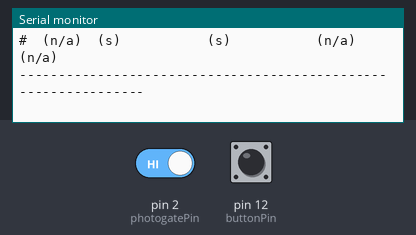
Bench run of a sketch on a simulated Arduino Uno, built for the host (arithmetic inside an expression is 32-bit, double 64-bit). Shown: the last lines printed to the serial monitor. The inputs (shaded band) are chosen by the test bench; at power-on: pin 2 (photogatePin) HIGH, pin 12 (buttonPin) HIGH.

Above: at 12.3 s.
12.4 s: pin 2 (photogatePin) driven LOW
At 13.6 s:
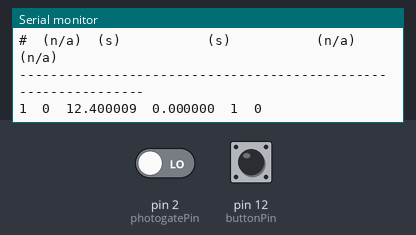
13.9 s: pin 12 (buttonPin) pulled LOW for 0.15 s
At 14.04 s:
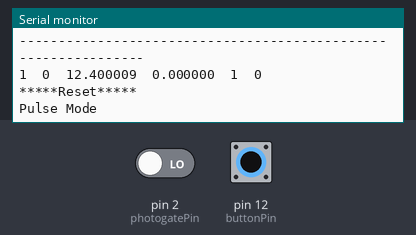
15.5 s: pin 12 (buttonPin) pulled LOW for 1 s
At 16.0 s:
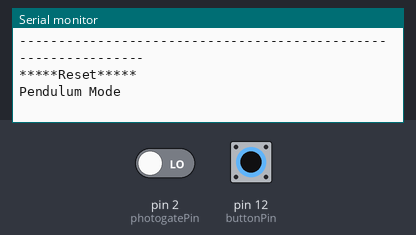
18.0 s: pin 12 (buttonPin) pulled LOW for 0.15 s
At 18.14 s:
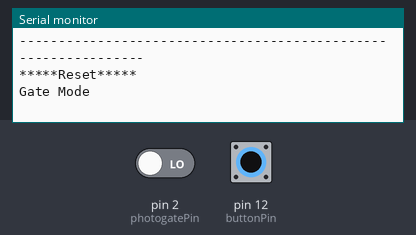
19.6 s: pin 2 (photogatePin) driven HIGH
At 20.3 s:
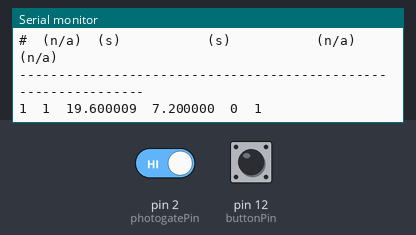

Measured:
- after the input at 12.4 s, the serial monitor: prints a new line at once (image 1)
- after the input at 13.9 s, the serial monitor: prints a new line at once (image 2)
- after the input at 15.5 s, the serial monitor: prints a new line at once (image 3)
- after the input at 18.0 s, the serial monitor: prints a new line at once (image 4)
- after the input at 19.6 s, the serial monitor: prints a new line at once (image 5)

The sketch:

VernierPhotogateTimer.ino
```cpp
/*
 VernierPhotogateTimmer (v 2013.12.09)
 Monitors a Vernier Photogate connected to BTD connector.

 This sketch lists the time in microseconds since the program started running.

 To ensure the greatest accuracy, this code is written using interrupts.
 For more information about using interrupts, see:
 http://playground.arduino.cc/Code/Interrupts

 For more details around using Arduino with Vernier see
 www.vernier.com/arduino.

 Modified by: B. Huang, SparkFun Electronics
 December 9, 2013

 This version incorporates a "circular" buffer of 150 elements and stores all events
 (blocking and unblocking) of the photogate to an precision of 1 us. In addition,
 the data is streamed to the Serial buffer and can be captured, copied, exported,
 and analyzed in your favorite analysis tool -- Graphical Analysis, LoggerPro, Excel,
 Google Sheets, Matlab, etc...

 */
#include <SoftwareSerial.h>

#define bufferSize 150  // Sets the size of the circular buffer for storing interrupt data events. Increasing this may cause erratic behavior of the code.
#define DELIM '\t'   // this is the data delimitter. Default setting is a tab character ("\t")

const int baudRate = 9600;  // Baud rate for serial communications. Increase this for high data rate applications (i.e. smart pulley)

unsigned int refreshRate = 250;  // sets # of milliseconds between refreshes of LED Display

const int buttonPin = 12;   // default buttonPin on Vernier Shield
const int s7segPin = 13;    // re-purposed pin 13 to tie to the Serial 7 Segment
const int photogatePin = 2; // default pin if plugged into Digital 1 on SparkFun Vernier Shield

/* The following variables are all used and modified by the code. These should not be changed or re-named. */
int mode = 1; // sets the default mode of operation
// Mode 1 -- Gate, Mode 2 -- Pulse, Mode 3 -- Pendulum

int lastState;
int currTimeDigits;
unsigned long currTime;
unsigned int displayIndex; // the current item that has been displayed to the Serial Monitor from the data buffer.
unsigned int count;  // tracks the total # of data entries

SoftwareSerial s7s1(0, s7segPin);  // sets up Software Serial to interface to Seven Segment Display

char tempString[4];   // String buffer to store for sending to the serial 7 segment display
unsigned long timeRef = 0;  // timeRef for use with refreshRate of the Serial 7 segment display

/* These variables are all accessed and modified by the interrupt handler "PhotogateEvent"
Variables used by the Interrupt handler must be defined as volatile. */
volatile int photogate = HIGH;
volatile int start = 0;  // 1 == start, 0 == stop
volatile unsigned int numBlocks;
volatile unsigned long startTime;  //Time in us
volatile unsigned long stopTime;  //Time in us
volatile byte dataIndex;
volatile byte displayCount;  // stores the number of items in data Buffer to be displayed
volatile byte state[bufferSize];
volatile unsigned long time_us[bufferSize]; // Time in us

void setup()
{
  s7s1.begin(9600);

  attachInterrupt(0, photogateEvent, CHANGE); // photogate_event
  pinMode(12, INPUT_PULLUP);

  clearDisplay();
  Serial.begin(9600);           // set up Serial library at 9600 bps

  timeRef = micros();
  displayStartUpMenu();
  clearDisplay();
  delay(10);

  while((Serial.available() == 0) &&  ((micros() - timeRef) < 10E6) && (digitalRead(buttonPin) == HIGH))  // defaults out to mode = 1 after 10 seconds
  {
    sprintf(tempString, "%4d", (micros() - timeRef)/1000);
    s7sprint(tempString);
  }; // hold and wait until data is available.

  int userInput = Serial.parseInt();
  Serial.println();

  if ( (userInput >= 1) || (userInput <= 3))
    mode = userInput;
  else
    mode = 1;
  Serial.print("Starting up... ");

  clearDisplay();
  switch (mode)
  {
  case 1:
    Serial.println("Gate Mode");
    s7s1.print("Gate");
    break;
  case 2:
    Serial.println("Pulse Mode");
    s7s1.print("Puls");
    break;
  case 3:
    Serial.println("Pendulum Mode");
    s7s1.print("Pend");
    break;
  default:
    Serial.println("Gate Mode*");
    s7s1.print("Gate");
    mode = 1;
    break;
  } // end switch mode

  displayHeader();

};// end of setup

void loop ()
{
  // check for button press to change modes
  if (digitalRead(12) == LOW)
  {
    mode++;
    resetCount();

    if (mode > 3) mode = 1;
    clearDisplay();
    switch (mode)
    {
    case 1:
      Serial.println("Gate Mode");
      s7s1.print("Gate");
      break;
    case 2:
      Serial.println("Pulse Mode");
      s7s1.print("Puls");
      break;
    case 3:
      Serial.println("Pendulum Mode");
      s7s1.print("Pend");
      break;
    }
    while((digitalRead(buttonPin) == LOW)); // hold until button is released
    delay(10); // for de-bouncing
    displayHeader();
  } // if button is pressed

  if ((micros() - timeRef) >= refreshRate*1000) // for refreshing serial 7 segment
  {
    timeRef = micros();

    if (start == 1)
    {
      currTime = (micros() - startTime) / 1000;
      currTimeDigits = log10(currTime);
      sprintf(tempString, "%4lu", currTime);

      for(int x = 0; x <  3 - currTimeDigits; x++)  // zero padding
      {
        tempString[x] = '0';
      }

      s7sprint(tempString);
      lastState = 1;
    }
    else // if (state == 1)
    {
      if (lastState == 1)
      {
        currTimeDigits = log10(stopTime - startTime) - 3; // because we're using micros, - 3 is the same as dividing by 1000
        sprintf(tempString, "%4lu", (stopTime - startTime)/1000);

        for(int x = 0; x <  3 - currTimeDigits; x++)  // zero padding
        {
          tempString[x] = '0';
        }
        clearDisplay();
        s7sprint(tempString);
      }
      lastState = 0;
    }
  } //   if ((millis() - timeRef) >= refreshRate) // for refreshing serial 7 segment

  uint8_t oldSREG = SREG;
  cli();

  if (displayCount > 0)  // only display to Serial monitor if an interrupt has added data to the data buffer.
  {
    count++;

    Serial.print(count);
    Serial.print(DELIM); //tab character
    Serial.print(state[displayIndex]);
    Serial.print(DELIM); //tab character
    Serial.print(time_us[displayIndex] / 1E6, 6);  // at least 6 sig figs

    Serial.print(DELIM);
    Serial.print((time_us[displayIndex] - startTime) / 1E6, 6);
    Serial.print(DELIM);
    Serial.print(startTime == time_us[displayIndex]);

    Serial.print(DELIM);
    Serial.print(time_us[displayIndex] == stopTime);

    Serial.println();

    displayIndex++;
    if(displayIndex >= bufferSize)
    {
      displayIndex = 0;
    }
    displayCount--; // deduct one
  }
  SREG = oldSREG;
  sei();

} // end of loop

void resetCount()
{
  dataIndex = 0;
  displayIndex = 0;
  count = 0;
  numBlocks = 0;
  start = 0;
  Serial.println();
  Serial.println("*****Reset*****");
  Serial.println();

}

/*************************************************
 * photogateEvent()
 *
 * Interrupt service routine. Handles capturing
 * the time and saving this to memory when the
 * photogate issues an interrupt on pin 2.
 *
 * As it is currently written, the photogate
 * will only work on Digital Port 1.
 *************************************************/
void photogateEvent()
{
  time_us[dataIndex] = micros();

  photogate = digitalRead(photogatePin);
  state[dataIndex] = photogate;

  displayCount++;  // add one to "to be displayed" buffer

  if(photogate == LOW)                                  // trigger only when gate is blocked
  {
    numBlocks++;
    if (start == 0) // if first event -- start timer

    {
      startTime = time_us[dataIndex];
      start = 1;    // sets start flag to TRUE
    }

    else if (mode == 2)  // Pulse Mode
    {
      stopTime = time_us[dataIndex];
      start = 0;
    }
    else if ((mode == 3) && ((numBlocks % 3) == 0))     // Pedulum Mode
    {
      stopTime = time_us[dataIndex];
      start = 0;
    }
  } // if(photogate == LOW)

  else
  {
    if (mode == 1) // gate mode
    {
      stopTime = time_us[dataIndex];
      start = 0;  // reset
    }
  }

  dataIndex++;
  if(dataIndex >= bufferSize)
  {
    dataIndex = 0;
  }

}

/*************************************************
 * displayHeader()
 *
 * Presents the data header to Serial Monitor
 * This data is tab delimitted and can be copied
 * and pasted directly into Excel or spreadsheet
 * / graphing program.
 *************************************************/
void displayHeader()
{
  Serial.println("Vernier Format 2");
  Serial.println();
  Serial.print("Event");
  Serial.print(DELIM);
  Serial.print("Blocked");
  Serial.print(DELIM);
  Serial.print("Time       ");
  Serial.print(DELIM);
  Serial.print("dTime      ");
  Serial.print(DELIM);
  Serial.print("Start?");
  Serial.print(DELIM);
  Serial.print("Stop?");
  Serial.println();

// Units
  Serial.print("#");
  Serial.print(DELIM);
  Serial.print("(n/a)");
  Serial.print(DELIM);
  Serial.print("(s)         ");
  Serial.print(DELIM);
  Serial.print("(s)         ");
  Serial.print(DELIM);
  Serial.print("(n/a)");
  Serial.print(DELIM);
  Serial.print("(n/a)");
  Serial.println();


  Serial.println("---------------------------------------------------------------");
}

void displayStartUpMenu()
{
  Serial.println("Vernier Photogate Timer");
  Serial.println("");
  Serial.println("Connect the RX pin of any SparkFun Serial 7 Segment");
  Serial.println("LED Display to pin 12.");
  Serial.println("");
  Serial.println("The display will show the time elapsed for the photogate.");

  Serial.println("Select the operating mode: ");
  Serial.println("1) Gate mode");
  // Gate timing begins when the photogate is first blocked. The timing will continue until the gate is unblocked.
  Serial.println("2) Pulse mode");
  // Pulse timing begins when the photogate is first blocked. The timing will continue until the gate is blocked again.
  Serial.println("3) Pendulum mode");

}

/*************************************************
 * setDecimals(byte decimals)
 *
 * Sets the decimal LEDs on the 7 segment display
 *
 * https://github.com/sparkfun/Serial7SegmentDisplay/wiki/Special-Commands#wiki-decimal
 *************************************************/
void setDecimals(byte decimals)
{
  s7s1.write(0x77);
  s7s1.write(decimals);
}

/*************************************************
 * clearDisplay()
 *
 * Clears the serial7segment display
 *************************************************/
void clearDisplay()
{
  setDecimals(0b0);
  s7s1.write(0x76); // clear & reset
}

/*************************************************
 * s7sprint(String toSend)
 *
 * Handles data to the serial seven segment display
 * Places decimals in correct places and only shows
 * 4 sig figs of data.
 **************************************************/
void s7sprint(String toSend)
{
  s7s1.print(toSend.substring(0, 4));

  if (toSend.length() == 1)
    setDecimals(0b000000);  // turn off all decimals
  else
    setDecimals(0b000001 << constrain((toSend.length() - 4), 0, 3));
  // Turn on decimals based on the length of string -- only displaying 4
  // sig figs.
}
```
